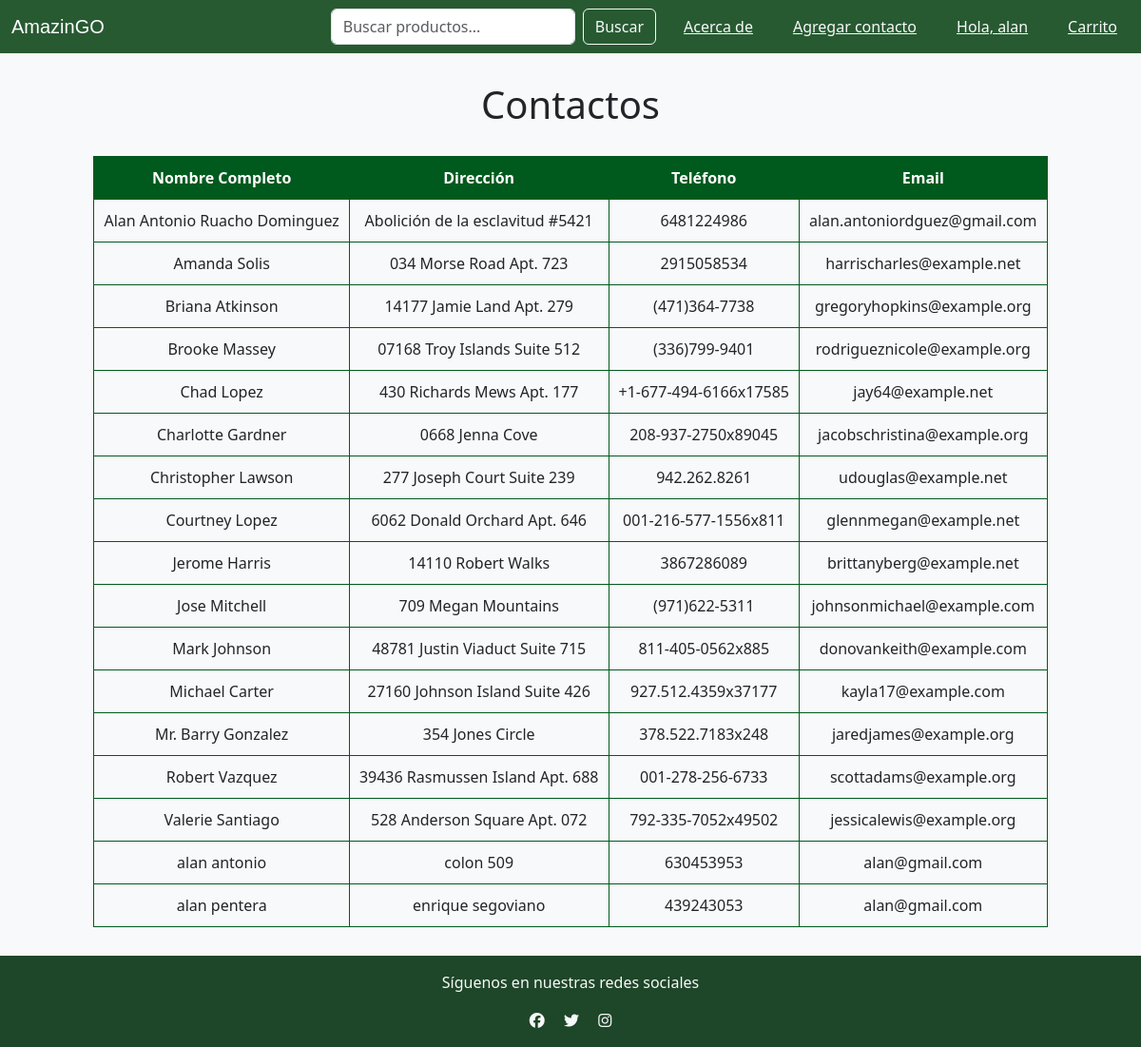
Page /shopapp/about/ (signed in) on the committed database.
### shopApp/models.py (models this page shows, shortened)
class Contacts(models.Model):
    contact_full_name = models.CharField(max_length=100, unique=True)
    contact_address = models.CharField(max_length=250)
    contact_phone = models.CharField(max_length=30)
    contact_email = models.CharField(max_length=50)
    contact_active = models.BooleanField()

### shopApp/views.py (the view)
# urls.py: path('about/', about, name = 'about'),
def about(request):
    active_contacts = Contacts.objects.filter(contact_active=True).order_by("contact_full_name")
    context = {
        'active_contacts': active_contacts
    }
    return render(request, 'shopApp/about.html', context=context)

### templates/shopApp/about.html (shortened to what this page needs)
{% extends 'shopApp/base.html' %}
{% block content %}
<h1>Contactos</h1>
<table border="1">
    <thead>
        <tr>
            <th>Nombre Completo</th>
            <th>Dirección</th>
            <th>Teléfono</th>
            <th>Email</th>
        </tr>
    </thead>
    <tbody>
        {% for contact in active_contacts %}
        <tr>
            <td>{{ contact.contact_full_name }}</td>
            <td>{{ contact.contact_address }}</td>
            <td>{{ contact.contact_phone }}</td>
            <td>{{ contact.contact_email }}</td>
        </tr>
        {% endfor %}
    </tbody>
</table>
{% endblock %}

### templates/shopApp/base.html (shortened to what this page needs)
<!DOCTYPE html>
{% load static %}
<html lang="es">
<head>
    <link href="https://cdn.jsdelivr.net/npm/bootstrap@5.3.0/dist/css/bootstrap.min.css" rel="stylesheet">
    <link rel="stylesheet" href="{% static 'shopApp/css/styles.css' %}">
</head>
<body class="bg-light">
    <nav class="navbar navbar-expand-lg navbar-dark text-light">
        <div class="container-fluid">
            <a style="font-family: 'Trebuchet MS', 'Lucida Sans Unicode', 'Lucida Grande', 'Lucida Sans', Arial, sans-serif;" class="navbar-brand" href="{% url 'index' %}">AmazinGO</a>
            <div class="collapse navbar-collapse" id="navbarNav">
                <form class="d-flex ms-auto">
                    <input class="form-control me-2" type="search" placeholder="Buscar productos...">
                    <button class="btn btn-outline-light text-light" type="submit">Buscar</button>
                </form>
                <ul class="navbar-nav mr-auto mt-2 mt-lg-0">
                    <a class="btn btn-link ms-3 text-light" href="{% url 'about' %}">Acerca de</a>
                    <a class="btn btn-link ms-3 text-light" href="{% url 'add_contact' %}">Agregar contacto</a>
                        {% if user.is_authenticated %}
                            <a onclick="document.getElementById('logout-form').submit();"
                                class="btn btn-link ms-3 text-light" href="{% url 'logout' %}">
                                Hola, {{ user.get_username }}
                            </a>
                        {% else %}
                            <a class="btn btn-link ms-3 text-light" href="{% url 'login' %}">Iniciar sesión</a>
                        {% endif %}
                    <button class="btn btn-link ms-3 text-light">Carrito</button>
                </ul>
            </div>
        </div>
    </nav>
    <div>
        {% block content %}
        {% endblock %}
    </div>
    <footer class=" text-light text-center py-3">
        <p>Síguenos en nuestras redes sociales</p>
        <a href="#" class="text-light mx-2"><i class="fab fa-facebook"></i></a>
        <a href="#" class="text-light mx-2"><i class="fab fa-twitter"></i></a>
        <a href="#" class="text-light mx-2"><i class="fab fa-instagram"></i></a>
    </footer>
</body>
</html>

### static/shopApp/css/styles.css (style rules this page uses)
.navbar { background-color: rgb(40, 90, 50); }
footer { background-color: rgb(30, 70, 40); }
thead th { background-color: rgb(0, 90, 30); }

### templates/shopApp/about.html (style rules this page uses)
table { border-collapse: collapse; margin: 30px auto; }
th, td { border: 1px solid rgb(0, 90, 30); padding: 10px; text-align: center; }
th { color: white; }
h1 { text-align: center; margin-top: 30px; }

### rows in the picture
Contacts: contact_full_name "Alan Antonio Ruacho Dominguez", contact_address "Abolición de la esclavitud #5421", contact_phone "6481224986", contact_email "alan.antoniordguez@gmail.com"
Contacts: contact_full_name "Amanda Solis", contact_address "034 Morse Road Apt. 723", contact_phone "2915058534", contact_email "harrischarles@example.net"
Contacts: contact_full_name "Briana Atkinson", contact_address "14177 Jamie Land Apt. 279", contact_phone "(471)364-7738", contact_email "gregoryhopkins@example.org"
Contacts: contact_full_name "Brooke Massey", contact_address "07168 Troy Islands Suite 512", contact_phone "(336)799-9401", contact_email "rodrigueznicole@example.org"
Contacts: contact_full_name "Chad Lopez", contact_address "430 Richards Mews Apt. 177", contact_phone "+1-677-494-6166x17585", contact_email "jay64@example.net"
Contacts: contact_full_name "Charlotte Gardner", contact_address "0668 Jenna Cove", contact_phone "208-937-2750x89045", contact_email "jacobschristina@example.org"
Contacts: contact_full_name "Christopher Lawson", contact_address "277 Joseph Court Suite 239", contact_phone "942.262.8261", contact_email "udouglas@example.net"
Contacts: contact_full_name "Courtney Lopez", contact_address "6062 Donald Orchard Apt. 646", contact_phone "001-216-577-1556x811", contact_email "glennmegan@example.net"
Contacts: contact_full_name "Jerome Harris", contact_address "14110 Robert Walks", contact_phone "3867286089", contact_email "brittanyberg@example.net"
Contacts: contact_full_name "Jose Mitchell", contact_address "709 Megan Mountains", contact_phone "(971)622-5311", contact_email "johnsonmichael@example.com"
Contacts: contact_full_name "Mark Johnson", contact_address "48781 Justin Viaduct Suite 715", contact_phone "811-405-0562x885", contact_email "donovankeith@example.com"
Contacts: contact_full_name "Michael Carter", contact_address "27160 Johnson Island Suite 426", contact_phone "927.512.4359x37177", contact_email "kayla17@example.com"
Contacts: contact_full_name "Mr. Barry Gonzalez", contact_address "354 Jones Circle", contact_phone "378.522.7183x248", contact_email "jaredjames@example.org"
Contacts: contact_full_name "Robert Vazquez", contact_address "39436 Rasmussen Island Apt. 688", contact_phone "001-278-256-6733", contact_email "scottadams@example.org"
Contacts: contact_full_name "Valerie Santiago", contact_address "528 Anderson Square Apt. 072", contact_phone "792-335-7052x49502", contact_email "jessicalewis@example.org"
Contacts: contact_full_name "alan antonio", contact_address "colon 509", contact_phone "630453953", contact_email "alan@gmail.com"
Contacts: contact_full_name "alan pentera", contact_address "enrique segoviano", contact_phone "439243053", contact_email "alan@gmail.com"

### other values in the picture
{{ user.get_username }} "alan"
